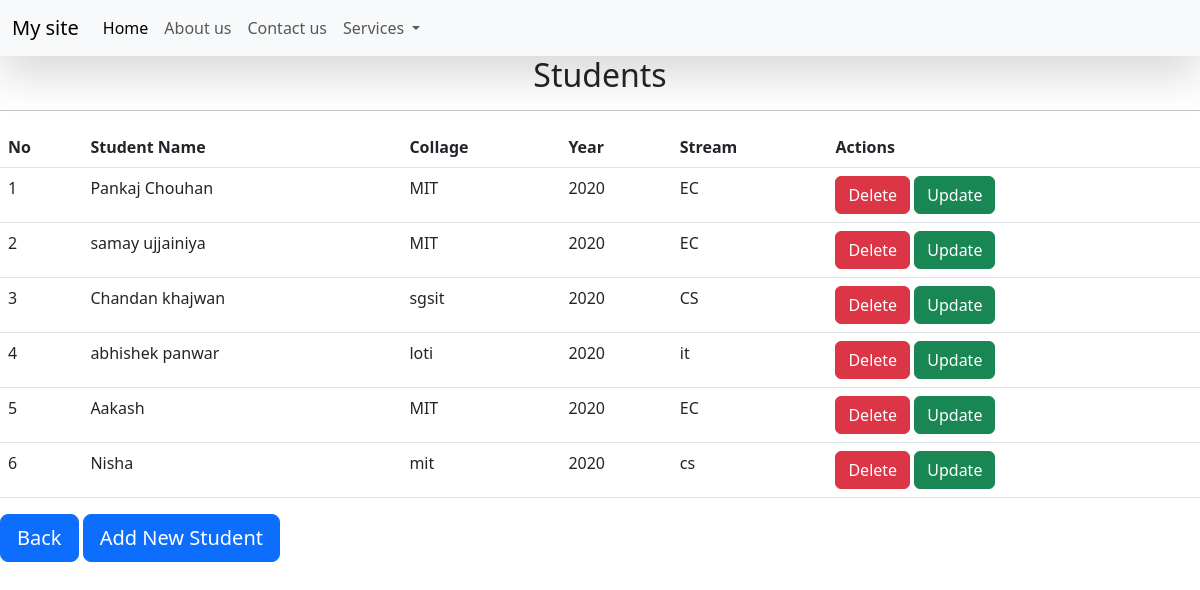
The page /student/ on the database its author committed.
### control/models.py (models this page shows, shortened)
class Student(models.Model):
    name = models.CharField(max_length=50)
    collage = models.CharField(max_length=100,default="mit")
    year = models.IntegerField(default=2020)
    stream = models.CharField(max_length=50)

### control/views.py (the view)
# urls.py: path('student/',views.student,name="student"),
def student(request):
    add = Student.objects.all()
    context = {
        'STUDENT':add
    }
    return render(request,"control/student.html",context)

### control/templates/control/student.html (shortened to what this page needs)
{% extends 'control/base_of_student.html' %}
{% block body %}
<h2 style="text-align: center;">Students</h2>
<hr>
<table class="table">
    <thead>
        <tr>
            <th scope="col">No</th>
            <th scope="col">Student Name</th>
            <th scope="col">Collage</th>
            <th scope="col">Year</th>
            <th scope="col">Stream</th>
            <th scope="col">Actions</th>
        </tr>
    </thead>
    <tbody>
        {% for Student in STUDENT %}
        <tr>
            <td>{{forloop.counter}}</td>
            <td>{{Student.name}}</td>
            <td>{{Student.collage}}</td>
            <td>{{Student.year}}</td>
            <td>{{Student.stream}}</td>
            <td>
            <a href="/delete_student/{{Student.id}}" type="button" class="btn btn-danger">Delete</a>
            <a href="/update_student/{{Student.id}}" type="button" class="btn btn-success">Update</a>
        </td>
        </tr>
        {% endfor %}
    </tbody>
</table>
<a href="/" type="button" class="btn btn-primary btn-lg">Back</a>
<a href="/add_student" type="button" class="btn btn-primary btn-lg">Add New Student</a>
{% endblock body %}

### rows shown on the page
Student: name "Pankaj Chouhan", collage "MIT", year "2020", stream "EC"
Student: name "samay ujjainiya", collage "MIT", year "2020", stream "EC"
Student: name "Chandan khajwan", collage "sgsit", year "2020", stream "CS"
Student: name "abhishek panwar", collage "loti", year "2020", stream "it"
Student: name "Aakash", collage "MIT", year "2020", stream "EC"
Student: name "Nisha", collage "mit", year "2020", stream "cs"
